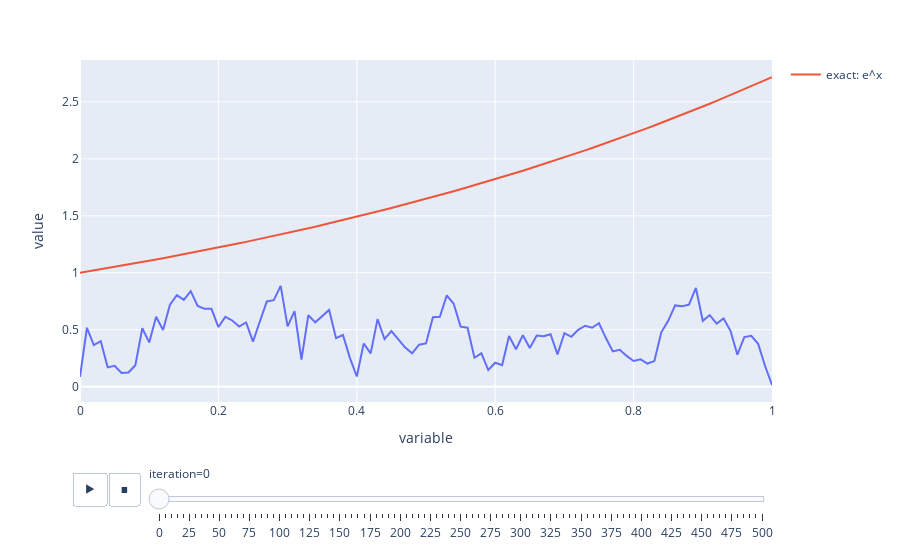

The notebook cell this image was saved under:
### Code cell
fig = px.line(df, x = 'variable', y = 'value', animation_frame='iteration')
ys = [np.exp(xi) for xi in x]
fig.add_scatter(x = x, y = ys, name= "exact: e^x")
fig

### Figure 1 — Plotly figure (JSON) as saved in the notebook; plotly's stock layout.template omitted (floating-point values rounded to 4 significant figures)
{"data": [{"hovertemplate": "iteration=0<br>variable=%{x}<br>value=%{y}<extra></extra>", "legendgroup": "", "line": {"color": "#636efa", "dash": "solid"}, "marker": {"symbol": "circle"}, "mode": "lines", "name": "", "orientation": "v", "showlegend": false, "type": "scatter", "x": [0, 0.01, 0.02, 0.03, 0.04, 0.05, 0.06, 0.07, 0.08, 0.09, 0.1, 0.11, 0.12, 0.13, 0.14, 0.15, 0.16, 0.17, 0.18, 0.19, 0.2, 0.21, 0.22, 0.23, 0.24, 0.25, 0.26, 0.27, 0.28, 0.29, 0.3, 0.31, 0.32, 0.33, 0.34, 0.35, 0.36, 0.37, 0.38, 0.39, 0.4, 0.41, 0.42, 0.43, 0.44, 0.45, 0.46, 0.47, 0.48, 0.49, 0.5, 0.51, 0.52, 0.53, 0.54, 0.55, 0.56, 0.57, 0.58, 0.59, 0.6, 0.61, 0.62, 0.63, 0.64, 0.65, 0.66, 0.67, 0.68, 0.69, 0.7, 0.71, 0.72, 0.73, 0.74, 0.75, 0.76, 0.77, 0.78, 0.79, 0.8, 0.81, 0.82, 0.83, 0.84, 0.85, 0.86, 0.87, 0.88, 0.89, 0.9, 0.91, 0.92, 0.93, 0.94, 0.95, 0.96, 0.97, 0.98, 0.99, 1], "xaxis": "x", "y": [0.08522, 0.5172, 0.3649, 0.3995, 0.1695, 0.1835, 0.12, 0.1241, 0.1887, 0.5127, 0.3884, 0.6144, 0.4974, 0.7194, 0.8041, 0.7619, 0.8397, 0.7093, 0.6833, 0.683, 0.5236, 0.613, 0.5812, 0.5277, 0.5643, 0.396, 0.5739, 0.7479, 0.7599, 0.8854, 0.5293, 0.6635, 0.2385, 0.6275, 0.5646, 0.6236, 0.6737, 0.4255, 0.4537, 0.2533, 0.08931, 0.3787, 0.2921, 0.5929, 0.418, 0.488, 0.411, 0.3428, 0.2925, 0.3686, 0.3791, 0.6105, 0.6141, 0.8018, 0.7275, 0.5271, 0.5172, 0.2537, 0.2926, 0.1459, 0.2101, 0.1884, 0.4453, 0.3286, 0.451, 0.3386, 0.4492, 0.4429, 0.4607, 0.2838, 0.4696, 0.438, 0.4987, 0.535, 0.5171, 0.5566, 0.4268, 0.3098, 0.3241, 0.2703, 0.2254, 0.2395, 0.2029, 0.2244, 0.4775, 0.5783, 0.7136, 0.7069, 0.7196, 0.8665, 0.5779, 0.6286, 0.5535, 0.5991, 0.4902, 0.2808, 0.4354, 0.4468, 0.3758, 0.1809, 0.01538], "yaxis": "y"}, {"name": "exact: e^x", "type": "scatter", "x": [0, 0.01, 0.02, 0.03, 0.04, 0.05, 0.06, 0.07, 0.08, 0.09, 0.1, 0.11, 0.12, 0.13, 0.14, 0.15, 0.16, 0.17, 0.18, 0.19, 0.2, 0.21, 0.22, 0.23, 0.24, 0.25, 0.26, 0.27, 0.28, 0.29, 0.3, 0.31, 0.32, 0.33, 0.34, 0.35, 0.36, 0.37, 0.38, 0.39, 0.4, 0.41, 0.42, 0.43, 0.44, 0.45, 0.46, 0.47, 0.48, 0.49, 0.5, 0.51, 0.52, 0.53, 0.54, 0.55, 0.56, 0.57, 0.58, 0.59, 0.6, 0.61, 0.62, 0.63, 0.64, 0.65, 0.66, 0.67, 0.68, 0.69, 0.7, 0.71, 0.72, 0.73, 0.74, 0.75, 0.76, 0.77, 0.78, 0.79, 0.8, 0.81, 0.82, 0.83, 0.84, 0.85, 0.86, 0.87, 0.88, 0.89, 0.9, 0.91, 0.92, 0.93, 0.94, 0.95, 0.96, 0.97, 0.98, 0.99, 1], "y": [1, 1.01, 1.02, 1.03, 1.041, 1.051, 1.062, 1.073, 1.083, 1.094, 1.105, 1.116, 1.127, 1.139, 1.15, 1.162, 1.174, 1.185, 1.197, 1.209, 1.221, 1.234, 1.246, 1.259, 1.271, 1.284, 1.297, 1.31, 1.323, 1.336, 1.35, 1.363, 1.377, 1.391, 1.405, 1.419, 1.433, 1.448, 1.462, 1.477, 1.492, 1.507, 1.522, 1.537, 1.553, 1.568, 1.584, 1.6, 1.616, 1.632, 1.649, 1.665, 1.682, 1.699, 1.716, 1.733, 1.751, 1.768, 1.786, 1.804, 1.822, 1.84, 1.859, 1.878, 1.896, 1.916, 1.935, 1.954, 1.974, 1.994, 2.014, 2.034, 2.054, 2.075, 2.096, 2.117, 2.138, 2.16, 2.181, 2.203, 2.226, 2.248, 2.27, 2.293, 2.316, 2.34, 2.363, 2.387, 2.411, 2.435, 2.46, 2.484, 2.509, 2.535, 2.56, 2.586, 2.612, 2.638, 2.664, 2.691, 2.718]}], "layout": {"legend": {"tracegroupgap": 0}, "margin": {"t": 60}, "sliders": [{"active": 0, "currentvalue": {"prefix": "iteration="}, "len": 0.9, "pad": {"b": 10, "t": 60}, "steps": [{"args": [["0"], {"frame": {"duration": 0, "redraw": false}, "fromcurrent": true, "mode": "immediate", "transition": {"duration": 0, "easing": "linear"}}], "label": "0", "method": "animate"}, {"args": [["5"], {"frame": {"duration": 0, "redraw": false}, "fromcurrent": true, "mode": "immediate", "transition": {"duration": 0, "easing": "linear"}}], "label": "5", "method": "animate"}, {"args": [["10"], {"frame": {"duration": 0, "redraw": false}, "fromcurrent": true, "mode": "immediate", "transition": {"duration": 0, "easing": "linear"}}], "label": "10", "method": "animate"}, {"args": [["15"], {"frame": {"duration": 0, "redraw": false}, "fromcurrent": true, "mode": "immediate", "transition": {"duration": 0, "easing": "linear"}}], "label": "15", "method": "animate"}, {"args": [["20"], {"frame": {"duration": 0, "redraw": false}, "fromcurrent": true, "mode": "immediate", "transition": {"duration": 0, "easing": "linear"}}], "label": "20", "method": "animate"}, {"args": [["25"], {"frame": {"duration": 0, "redraw": false}, "fromcurrent": true, "mode": "immediate", "transition": {"duration": 0, "easing": "linear"}}], "label": "25", "method": "animate"}, {"args": [["30"], {"frame": {"duration": 0, "redraw": false}, "fromcurrent": true, "mode": "immediate", "transition": {"duration": 0, "easing": "linear"}}], "label": "30", "method": "animate"}, {"args": [["35"], {"frame": {"duration": 0, "redraw": false}, "fromcurrent": true, "mode": "immediate", "transition": {"duration": 0, "easing": "linear"}}], "label": "35", "method": "animate"}, {"args": [["40"], {"frame": {"duration": 0, "redraw": false}, "fromcurrent": true, "mode": "immediate", "transition": {"duration": 0, "easing": "linear"}}], "label": "40", "method": "animate"}, {"args": [["45"], {"frame": {"duration": 0, "redraw": false}, "fromcurrent": true, "mode": "immediate", "transition": {"duration": 0, "easing": "linear"}}], "label": "45", "method": "animate"}, {"args": [["50"], {"frame": {"duration": 0, "redraw": false}, "fromcurrent": true, "mode": "immediate", "transition": {"duration": 0, "easing": "linear"}}], "label": "50", "method": "animate"}, {"args": [["55"], {"frame": {"duration": 0, "redraw": false}, "fromcurrent": true, "mode": "immediate", "transition": {"duration": 0, "easing": "linear"}}], "label": "55", "method": "animate"}, {"args": [["60"], {"frame": {"duration": 0, "redraw": false}, "fromcurrent": true, "mode": "immediate", "transition": {"duration": 0, "easing": "linear"}}], "label": "60", "method": "animate"}, {"args": [["65"], {"frame": {"duration": 0, "redraw": false}, "fromcurrent": true, "mode": "immediate", "transition": {"duration": 0, "easing": "linear"}}], "label": "65", "method": "animate"}, {"args": [["70"], {"frame": {"duration": 0, "redraw": false}, "fromcurrent": true, "mode": "immediate", "transition": {"duration": 0, "easing": "linear"}}], "label": "70", "method": "animate"}, {"args": [["75"], {"frame": {"duration": 0, "redraw": false}, "fromcurrent": true, "mode": "immediate", "transition": {"duration": 0, "easing": "linear"}}], "label": "75", "method": "animate"}, {"args": [["80"], {"frame": {"duration": 0, "redraw": false}, "fromcurrent": true, "mode": "immediate", "transition": {"duration": 0, "easing": "linear"}}], "label": "80", "method": "animate"}, {"args": [["85"], {"frame": {"duration": 0, "redraw": false}, "fromcurrent": true, "mode": "immediate", "transition": {"duration": 0, "easing": "linear"}}], "label": "85", "method": "animate"}, {"args": [["90"], {"frame": {"duration": 0, "redraw": false}, "fromcurrent": true, "mode": "immediate", "transition": {"duration": 0, "easing": "linear"}}], "label": "90", "method": "animate"}, {"args": [["95"], {"frame": {"duration": 0, "redraw": false}, "fromcurrent": true, "mode": "immediate", "transition": {"duration": 0, "easing": "linear"}}], "label": "95", "method": "animate"}, {"args": [["100"], {"frame": {"duration": 0, "redraw": false}, "fromcurrent": true, "mode": "immediate", "transition": {"duration": 0, "easing": "linear"}}], "label": "100", "method": "animate"}, {"args": [["105"], {"frame": {"duration": 0, "redraw": false}, "fromcurrent": true, "mode": "immediate", "transition": {"duration": 0, "easing": "linear"}}], "label": "105", "method": "animate"}, {"args": [["110"], {"frame": {"duration": 0, "redraw": false}, "fromcurrent": true, "mode": "immediate", "transition": {"duration": 0, "easing": "linear"}}], "label": "110", "method": "animate"}, {"args": [["115"], {"frame": {"duration": 0, "redraw": false}, "fromcurrent": true, "mode": "immediate", "transition": {"duration": 0, "easing": "linear"}}], "label": "115", "method": "animate"}, {"args": [["120"], {"frame": {"duration": 0, "redraw": false}, "fromcurrent": true, "mode": "immediate", "transition": {"duration": 0, "easing": "linear"}}], "label": "120", "method": "animate"}, {"args": [["125"], {"frame": {"duration": 0, "redraw": false}, "fromcurrent": true, "mode": "immediate", "transition": {"duration": 0, "easing": "linear"}}], "label": "125", "method": "animate"}, {"args": [["130"], {"frame": {"duration": 0, "redraw": false}, "fromcurrent": true, "mode": "immediate", "transition": {"duration": 0, "easing": "linear"}}], "label": "130", "method": "animate"}, {"args": [["135"], {"frame": {"duration": 0, "redraw": false}, "fromcurrent": true, "mode": "immediate", "transition": {"duration": 0, "easing": "linear"}}], "label": "135", "method": "animate"}, {"args": [["140"], {"frame": {"duration": 0, "redraw": false}, "fromcurrent": true, "mode": "immediate", "transition": {"duration": 0, "easing": "linear"}}], "label": "140", "method": "animate"}, {"args": [["145"], {"frame": {"duration": 0, "redraw": false}, "fromcurrent": true, "mode": "immediate", "transition": {"duration": 0, "easing": "linear"}}], "label": "145", "method": "animate"}, {"args": [["150"], {"frame": {"duration": 0, "redraw": false}, "fromcurrent": true, "mode": "immediate", "transition": {"duration": 0, "easing": "linear"}}], "label": "150", "method": "animate"}, {"args": [["155"], {"frame": {"duration": 0, "redraw": false}, "fromcurrent": true, "mode": "immediate", "transition": {"duration": 0, "easing": "linear"}}], "label": "155", "method": "animate"}, {"args": [["160"], {"frame": {"duration": 0, "redraw": false}, "fromcurrent": true, "mode": "immediate", "transition": {"duration": 0, "easing": "linear"}}], "label": "160", "method": "animate"}, {"args": [["165"], {"frame": {"duration": 0, "redraw": false}, "fromcurrent": true, "mode": "immediate", "transition": {"duration": 0, "easing": "linear"}}], "label": "165", "method": "animate"}, {"args": [["170"], {"frame": {"duration": 0, "redraw": false}, "fromcurrent": true, "mode": "immediate", "transition": {"duration": 0, "easing": "linear"}}], "label": "170", "method": "animate"}, {"args": [["175"], {"frame": {"duration": 0, "redraw": false}, "fromcurrent": true, "mode": "immediate", "transition": {"duration": 0, "easing": "linear"}}], "label": "175", "method": "animate"}, {"args": [["180"], {"frame": {"duration": 0, "redraw": false}, "fromcurrent": true, "mode": "immediate", "transition": {"duration": 0, "easing": "linear"}}], "label": "180", "method": "animate"}, {"args": [["185"], {"frame": {"duration": 0, "redraw": false}, "fromcurrent": true, "mode": "immediate", "transition": {"duration": 0, "easing": "linear"}}], "label": "185", "method": "animate"}, {"args": [["190"], {"frame": {"duration": 0, "redraw": false}, "fromcurrent": true, "mode": "immediate", "transition": {"duration": 0, "easing": "linear"}}], "label": "190", "method": "animate"}, {"args": [["195"], {"frame": {"duration": 0, "redraw": false}, "fromcurrent": true, "mode": "immediate", "transition": {"duration": 0, "easing": "linear"}}], "label": "195", "method": "animate"}, {"args": [["200"], {"frame": {"duration": 0, "redraw": false}, "fromcurrent": true, "mode": "immediate", "transition": {"duration": 0, "easing": "linear"}}], "label": "200", "method": "animate"}, {"args": [["205"], {"frame": {"duration": 0, "redraw": false}, "fromcurrent": true, "mode": "immediate", "transition": {"duration": 0, "easing": "linear"}}], "label": "205", "method": "animate"}, {"args": [["210"], {"frame": {"duration": 0, "redraw": false}, "fromcurrent": true, "mode": "immediate", "transition": {"duration": 0, "easing": "linear"}}], "label": "210", "method": "animate"}, {"args": [["215"], {"frame": {"duration": 0, "redraw": false}, "fromcurrent": true, "mode": "immediate", "transition": {"duration": 0, "easing": "linear"}}], "label": "215", "method": "animate"}, {"args": [["220"], {"frame": {"duration": 0, "redraw": false}, "fromcurrent": true, "mode": "immediate", "transition": {"duration": 0, "easing": "linear"}}], "label": "220", "method": "animate"}, {"args": [["225"], {"frame": {"duration": 0, "redraw": false}, "fromcurrent": true, "mode": "immediate", "transition": {"duration": 0, "easing": "linear"}}], "label": "225", "method": "animate"}, {"args": [["230"], {"frame": {"duration": 0, "redraw": false}, "fromcurrent": true, "mode": "immediate", "transition": {"duration": 0, "easing": "linear"}}], "label": "230", "method": "animate"}, {"args": [["235"], {"frame": {"duration": 0, "redraw": false}, "fromcurrent": true, "mode": "immediate", "transition": {"duration": 0, "easing": "linear"}}], "label": "235", "method": "animate"}, {"args": [["240"], {"frame": {"duration": 0, "redraw": false}, "fromcurrent": true, "mode": "immediate", "transition": {"duration": 0, "easing": "linear"}}], "label": "240", "method": "animate"}, {"args": [["245"], {"frame": {"duration": 0, "redraw": false}, "fromcurrent": true, "mode": "immediate", "transition": {"duration": 0, "easing": "linear"}}], "label": "245", "method": "animate"}, {"args": [["250"], {"frame": {"duration": 0, "redraw": false}, "fromcurrent": true, "mode": "immediate", "transition": {"duration": 0, "easing": "linear"}}], "label": "250", "method": "animate"}, {"args": [["255"], {"frame": {"duration": 0, "redraw": false}, "fromcurrent": true, "mode": "immediate", "transition": {"duration": 0, "easing": "linear"}}], "label": "255", "method": "animate"}, {"args": [["260"], {"frame": {"duration": 0, "redraw": false}, "fromcurrent": true, "mode": "immediate", "transition": {"duration": 0, "easing": "linear"}}], "label": "260", "method": "animate"}, {"args": [["265"], {"frame": {"duration": 0, "redraw": false}, "fromcurrent": true, "mode": "immediate", "transition": {"duration": 0, "easing": "linear"}}], "label": "265", "method": "animate"}, {"args": [["270"], {"frame": {"duration": 0, "redraw": false}, "fromcurrent": true, "mode": "immediate", "transition": {"duration": 0, "easing": "linear"}}], "label": "270", "method": "animate"}, {"args": [["275"], {"frame": {"duration": 0, "redraw": false}, "fromcurrent": true, "mode": "immediate", "transition": {"duration": 0, "easing": "linear"}}], "label": "275", "method": "animate"}, {"args": [["280"], {"frame": {"duration": 0, "redraw": false}, "fromcurrent": true, "mode": "immediate", "transition": {"duration": 0, "easing": "linear"}}], "label": "280", "method": "animate"}, {"args": [["285"], {"frame": {"duration": 0, "redraw": false}, "fromcurrent": true, "mode": "immediate", "transition": {"duration": 0, "easing": "linear"}}], "label": "285", "method": "animate"}, {"args": [["290"], {"frame": {"duration": 0, "redraw": false}, "fromcurrent": true, "mode": "immediate", "transition": {"duration": 0, "easing": "linear"}}], "label": "290", "method": "animate"}, {"args": [["295"], {"frame": {"duration": 0, "redraw": false}, "fromcurrent": true, "mode": "immediate", "transition": {"duration": 0, "easing": "linear"}}], "label": "295", "method": "animate"}, {"args": [["300"], {"frame": {"duration": 0, "redraw": false}, "fromcurrent": true, "mode": "immediate", "transition": {"duration": 0, "easing": "linear"}}], "label": "300", "method": "animate"}, {"args": [["305"], {"frame": {"duration": 0, "redraw": false}, "fromcurrent": true, "mode": "immediate", "transition": {"duration": 0, "easing": "linear"}}], "label": "305", "method": "animate"}, {"args": [["310"], {"frame": {"duration": 0, "redraw": false}, "fromcurrent": true, "mode": "immediate", "transition": {"duration": 0, "easing": "linear"}}], "label": "310", "method": "animate"}, {"args": [["315"], {"frame": {"duration": 0, "redraw": false}, "fromcurrent": true, "mode": "immediate", "transition": {"duration": 0, "easing": "linear"}}], "label": "315", "method": "animate"}, {"args": [["320"], {"frame": {"duration": 0, "redraw": false}, "fromcurrent": true, "mode": "immediate", "transition": {"duration": 0, "easing": "linear"}}], "label": "320", "method": "animate"}, {"args": [["325"], {"frame": {"duration": 0, "redraw": false}, "fromcurrent": true, "mode": "immediate", "transition": {"duration": 0, "easing": "linear"}}], "label": "325", "method": "animate"}, {"args": [["330"], {"frame": {"duration": 0, "redraw": false}, "fromcurrent": true, "mode": "immediate", "transition": {"duration": 0, "easing": "linear"}}], "label": "330", "method": "animate"}, {"args": [["335"], {"frame": {"duration": 0, "redraw": false}, "fromcurrent": true, "mode": "immediate", "transition": {"duration": 0, "easing": "linear"}}], "label": "335", "method": "animate"}, {"args": [["340"], {"frame": {"duration": 0, "redraw": false}, "fromcurrent": true, "mode": "immediate", "transition": {"duration": 0, "easing": "linear"}}], "label": "340", "method": "animate"}, {"args": [["345"], {"frame": {"duration": 0, "redraw": false}, "fromcurrent": true, "mode": "immediate", "transition": {"duration": 0, "easing": "linear"}}], "label": "345", "method": "animate"}, {"args": [["350"], {"frame": {"duration": 0, "redraw": false}, "fromcurrent": true, "mode": "immediate", "transition": {"duration": 0, "easing": "linear"}}], "label": "350", "method": "animate"}, {"args": [["355"], {"frame": {"duration": 0, "redraw": false}, "fromcurrent": true, "mode": "immediate", "transition": {"duration": 0, "easing": "linear"}}], "label": "355", "method": "animate"}, {"args": [["360"], {"frame": {"duration": 0, "redraw": false}, "fromcurrent": true, "mode": "immediate", "transition": {"duration": 0, "easing": "linear"}}], "label": "360", "method": "animate"}, {"args": [["365"], {"frame": {"duration": 0, "redraw": false}, "fromcurrent": true, "mode": "immediate", "transition": {"duration": 0, "easing": "linear"}}], "label": "365", "method": "animate"}, {"args": [["370"], {"frame": {"duration": 0, "redraw": false}, "fromcurrent": true, "mode": "immediate", "transition": {"duration": 0, "easing": "linear"}}], "label": "370", "method": "animate"}, {"args": [["375"], {"frame": {"duration": 0, "redraw": false}, "fromcurrent": true, "mode": "immediate", "transition": {"duration": 0, "easing": "linear"}}], "label": "375", "method": "animate"}, {"args": [["380"], {"frame": {"duration": 0, "redraw": false}, "fromcurrent": true, "mode": "immediate", "transition": {"duration": 0, "easing": "linear"}}], "label": "380", "method": "animate"}, {"args": [["385"], {"frame": {"duration": 0, "redraw": false}, "fromcurrent": true, "mode": "immediate", "transition": {"duration": 0, "easing": "linear"}}], "label": "385", "method": "animate"}, {"args": [["390"], {"frame": {"duration": 0, "redraw": false}, "fromcurrent": true, "mode": "immediate", "transition": {"duration": 0, "easing": "linear"}}], "label": "390", "method": "animate"}, {"args": [["395"], {"frame": {"duration": 0, "redraw": false}, "fromcurrent": true, "mode": "immediate", "transition": {"duration": 0, "easing": "linear"}}], "label": "395", "method": "animate"}, {"args": [["400"], {"frame": {"duration": 0, "redraw": false}, "fromcurrent": true, "mode": "immediate", "transition": {"duration": 0, "easing": "linear"}}], "label": "400", "method": "animate"}, {"args": [["405"], {"frame": {"duration": 0, "redraw": false}, "fromcurrent": true, "mode": "immediate", "transition": {"duration": 0, "easing": "linear"}}], "label": "405", "method": "animate"}, {"args": [["410"], {"frame": {"duration": 0, "redraw": false}, "fromcurrent": true, "mode": "immediate", "transition": {"duration": 0, "easing": "linear"}}], "label": "410", "method": "animate"}, {"args": [["415"], {"frame": {"duration": 0, "redraw": false}, "fromcurrent": true, "mode": "immediate", "transition": {"duration": 0, "easing": "linear"}}], "label": "415", "method": "animate"}, {"args": [["420"], {"frame": {"duration": 0, "redraw": false}, "fromcurrent": true, "mode": "immediate", "transition": {"duration": 0, "easing": "linear"}}], "label": "420", "method": "animate"}, {"args": [["425"], {"frame": {"duration": 0, "redraw": false}, "fromcurrent": true, "mode": "immediate", "transition": {"duration": 0, "easing": "linear"}}], "label": "425", "method": "animate"}, {"args": [["430"], {"frame": {"duration": 0, "redraw": false}, "fromcurrent": true, "mode": "immediate", "transition": {"duration": 0, "easing": "linear"}}], "label": "430", "method": "animate"}, {"args": [["435"], {"frame": {"duration": 0, "redraw": false}, "fromcurrent": true, "mode": "immediate", "transition": {"duration": 0, "easing": "linear"}}], "label": "435", "method": "animate"}, {"args": [["440"], {"frame": {"duration": 0, "redraw": false}, "fromcurrent": true, "mode": "immediate", "transition": {"duration": 0, "easing": "linear"}}], "label": "440", "method": "animate"}, {"args": [["445"], {"frame": {"duration": 0, "redraw": false}, "fromcurrent": true, "mode": "immediate", "transition": {"duration": 0, "easing": "linear"}}], "label": "445", "method": "animate"}, {"args": [["450"], {"frame": {"duration": 0, "redraw": false}, "fromcurrent": true, "mode": "immediate", "transition": {"duration": 0, "easing": "linear"}}], "label": "450", "method": "animate"}, {"args": [["455"], {"frame": {"duration": 0, "redraw": false}, "fromcurrent": true, "mode": "immediate", "transition": {"duration": 0, "easing": "linear"}}], "label": "455", "method": "animate"}, {"args": [["460"], {"frame": {"duration": 0, "redraw": false}, "fromcurrent": true, "mode": "immediate", "transition": {"duration": 0, "easing": "linear"}}], "label": "460", "method": "animate"}, {"args": [["465"], {"frame": {"duration": 0, "redraw": false}, "fromcurrent": true, "mode": "immediate", "transition": {"duration": 0, "easing": "linear"}}], "label": "465", "method": "animate"}, {"args": [["470"], {"frame": {"duration": 0, "redraw": false}, "fromcurrent": true, "mode": "immediate", "transition": {"duration": 0, "easing": "linear"}}], "label": "470", "method": "animate"}, {"args": [["475"], {"frame": {"duration": 0, "redraw": false}, "fromcurrent": true, "mode": "immediate", "transition": {"duration": 0, "easing": "linear"}}], "label": "475", "method": "animate"}, {"args": [["480"], {"frame": {"duration": 0, "redraw": false}, "fromcurrent": true, "mode": "immediate", "transition": {"duration": 0, "easing": "linear"}}], "label": "480", "method": "animate"}, {"args": [["485"], {"frame": {"duration": 0, "redraw": false}, "fromcurrent": true, "mode": "immediate", "transition": {"duration": 0, "easing": "linear"}}], "label": "485", "method": "animate"}, {"args": [["490"], {"frame": {"duration": 0, "redraw": false}, "fromcurrent": true, "mode": "immediate", "transition": {"duration": 0, "easing": "linear"}}], "label": "490", "method": "animate"}, {"args": [["495"], {"frame": {"duration": 0, "redraw": false}, "fromcurrent": true, "mode": "immediate", "transition": {"duration": 0, "easing": "linear"}}], "label": "495", "method": "animate"}, {"args": [["500"], {"frame": {"duration": 0, "redraw": false}, "fromcurrent": true, "mode": "immediate", "transition": {"duration": 0, "easing": "linear"}}], "label": "500", "method": "animate"}], "x": 0.1, "xanchor": "left", "y": 0, "yanchor": "top"}], "updatemenus": [{"buttons": [{"args": [null, {"frame": {"duration": 500, "redraw": false}, "fromcurrent": true, "mode": "immediate", "transition": {"duration": 500, "easing": "linear"}}], "label": "&#9654;", "method": "animate"}, {"args": [[null], {"frame": {"duration": 0, "redraw": false}, "fromcurrent": true, "mode": "immediate", "transition": {"duration": 0, "easing": "linear"}}], "label": "&#9724;", "method": "animate"}], "direction": "left", "pad": {"r": 10, "t": 70}, "showactive": false, "type": "buttons", "x": 0.1, "xanchor": "right", "y": 0, "yanchor": "top"}], "xaxis": {"anchor": "y", "domain": [0, 1], "title": {"text": "variable"}}, "yaxis": {"anchor": "x", "domain": [0, 1], "title": {"text": "value"}}}}
